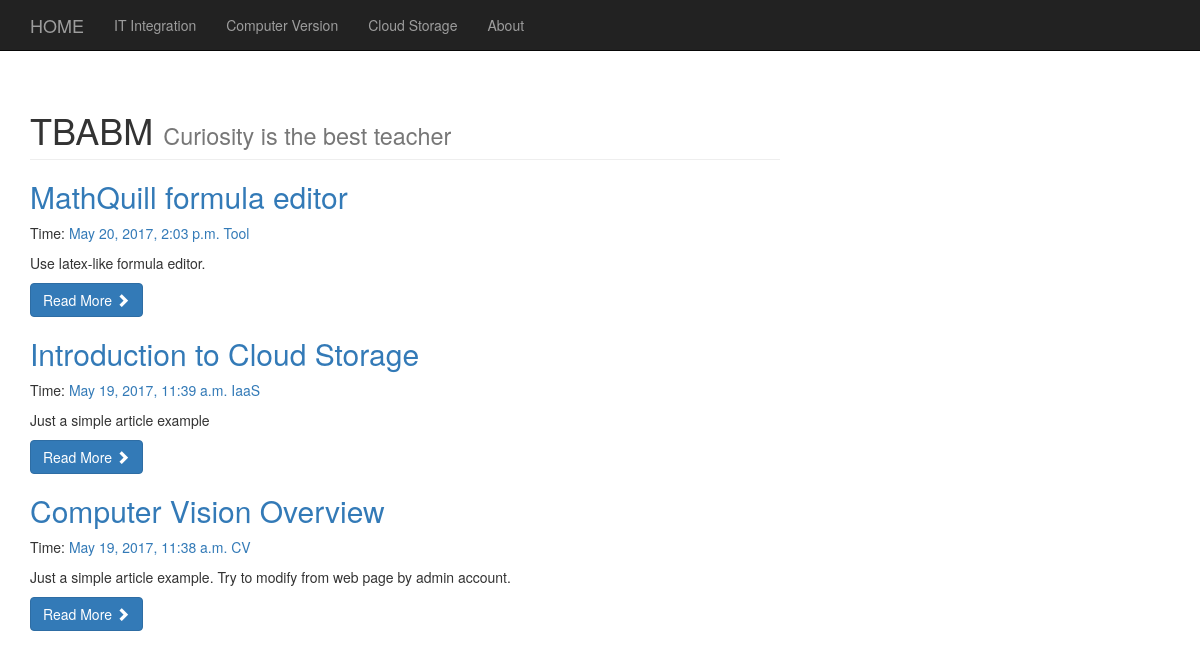
Before: /index/ with the older database file.
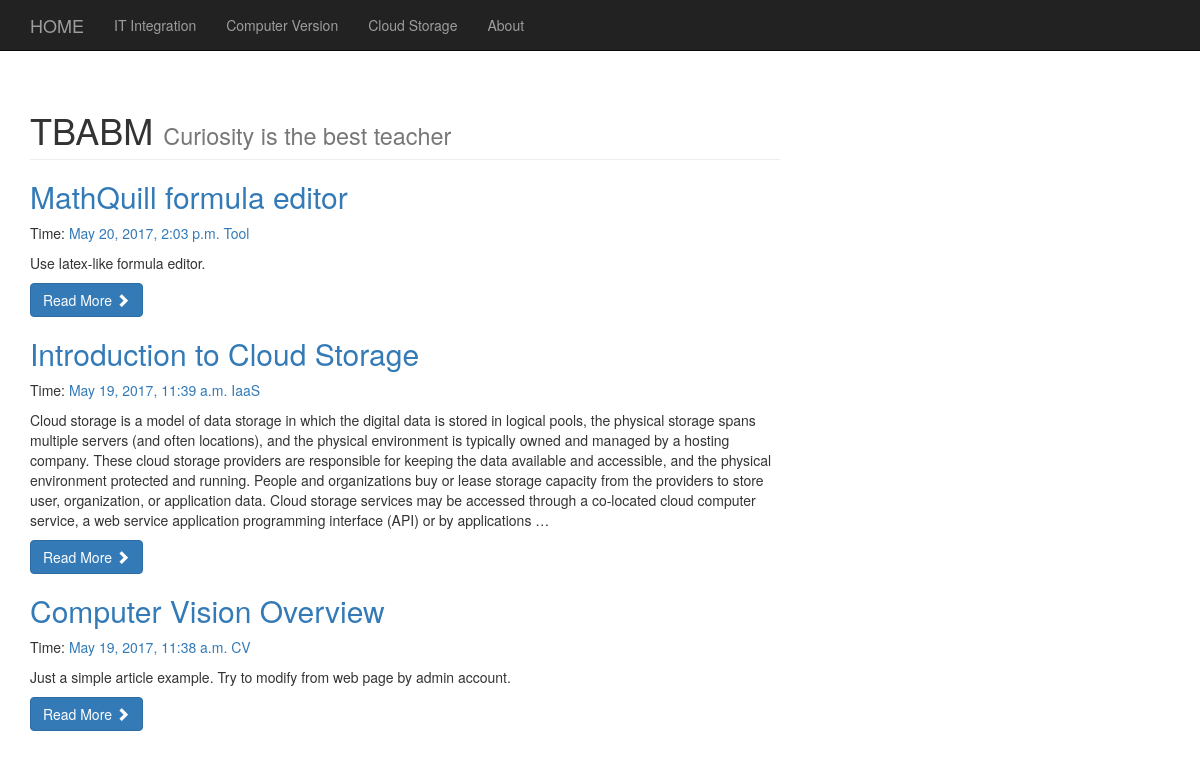
After: the same page with the newer database file.
### blog/models.py (models this page shows, shortened)
class blog(models.Model):
    title = models.CharField(max_length = 100)
    category = models.CharField(max_length = 50, blank = True)
    date_time = models.DateTimeField(auto_now_add = True)
    content = RichTextField()
    class Meta:
        ordering = ['-date_time']

### blog/views.py (the view)
# urls.py: url(r'^index/$', views.index, name ="index"),
def index(request):
    post_list = blog.objects.all()
    return render(request, 'index.html', {'article_list': post_list})

### blog/templates/index.html
{% extends "base.html" %}
{% block content %}
<div class="articles">
	{% for article in article_list %}
	<section class="article">
		<header class="article-header">
			<h2 class="article-title">
				<a href="{% url "detail" id=article.id %}" >
					{{ article.title }}
				</a>
			</h2>
			<p class="article-meta">
				Time:  <a class="article-time" href="#">{{ article.date_time }}</a>
				<a class="article-category" href="#">{{ article.category }}</a>
			</p>
		</header>
		<div class="article-content">
			<p>
				{{ article.content | safe | truncatewords_html:100 }}
			</p>
			<a class="btn btn-primary" href="{% url "detail" id=article.id %}">
				Read More
				<span class="glyphicon glyphicon-chevron-right">
				</span>
			</a>
		</div>
	</section>
	{% endfor %}
</div>
{% endblock %}

Changed rows visible on the page:
changed blog "Introduction to Cloud Storage": content "Just a simple article example" → "Cloud storage is a model of data storage in which the digital data is stored in logical pools, the physical storage spans multiple servers (and often locations), and the physical environment is typically owned and managed by a hosting company. These cloud storage providers are responsible for keeping the data available and accessible, and the physical environment protected and running. People and organizations buy or lease storage capacity from the providers to store user, organization, or application data. Cloud storage services may be accessed through a co-located cloud computer service, a web service application programming interface (API) or by applications …"
